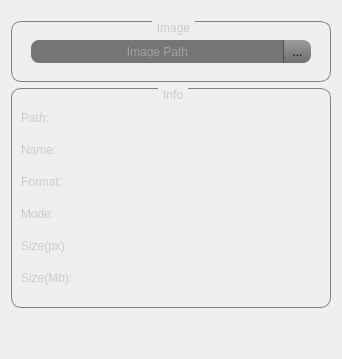
      <widget class="QWidget" name="tab">
       <attribute name="title">
        <string>Image</string>
       </attribute>
       <layout class="QGridLayout" name="gridLayout_2">
        <item row="0" column="0">
         <spacer name="verticalSpacer_8">
          <property name="orientation">
           <enum>Qt::Vertical</enum>
          </property>
          <property name="sizeType">
           <enum>QSizePolicy::Fixed</enum>
          </property>
          <property name="sizeHint" stdset="0">
           <size>
            <width>20</width>
            <height>10</height>
           </size>
          </property>
         </spacer>
        </item>
        <item row="1" column="0">
         <widget class="QGroupBox" name="groupBox">
          <property name="minimumSize">
           <size>
            <width>320</width>
            <height>61</height>
           </size>
          </property>
          <property name="maximumSize">
           <size>
            <width>320</width>
            <height>61</height>
           </size>
          </property>
          <property name="styleSheet">
           <string notr="true">QGroupBox {
    border: 1px solid gray;
    border-radius: 10px;
    margin-top: 1ex; /* leave space at the top for the title */
}
QGroupBox::title {
	color: rgb(203, 203, 203);
	subcontrol-origin: margin;
    subcontrol-position: top center; /* position at the top center */
    padding: 0 3px;
}
</string>
          </property>
          <property name="title">
           <string>Image</string>
          </property>
          <layout class="QGridLayout" name="gridLayout_36">
           <item row="0" column="0">
            <widget class="QFrame" name="fr_select_field">
             <property name="minimumSize">
              <size>
               <width>280</width>
               <height>25</height>
              </size>
             </property>
             <property name="maximumSize">
              <size>
               <width>280</width>
               <height>25</height>
              </size>
             </property>
             <property name="frameShape">
              <enum>QFrame::NoFrame</enum>
             </property>
             <property name="frameShadow">
              <enum>QFrame::Raised</enum>
             </property>
             <layout class="QGridLayout" name="gridLayout">
              <property name="leftMargin">
               <number>0</number>
              </property>
              <property name="topMargin">
               <number>0</number>
              </property>
              <property name="rightMargin">
               <number>0</number>
              </property>
              <property name="bottomMargin">
               <number>0</number>
              </property>
              <item row="0" column="0">
               <widget class="QLineEdit" name="fld_image_path">
                <property name="minimumSize">
                 <size>
                  <width>253</width>
                  <height>23</height>
                 </size>
                </property>
                <property name="maximumSize">
                 <size>
                  <width>253</width>
                  <height>23</height>
                 </size>
                </property>
                <property name="focusPolicy">
                 <enum>Qt::ClickFocus</enum>
                </property>
                <property name="styleSheet">
                 <string notr="true">QLineEdit{
color: rgb(203, 203, 203);
background-color: rgb(117, 117, 117);
border-top-left-radius: 8px;
border-bottom-left-radius: 8px;
padding: 5px;
}</string>
                </property>
                <property name="alignment">
                 <set>Qt::AlignCenter</set>
                </property>
                <property name="placeholderText">
                 <string>Image Path</string>
                </property>
               </widget>
              </item>
              <item row="0" column="2">
               <widget class="QToolButton" name="btn_image_path">
                <property name="minimumSize">
                 <size>
                  <width>28</width>
                  <height>23</height>
                 </size>
                </property>
                <property name="maximumSize">
                 <size>
                  <width>28</width>
                  <height>23</height>
                 </size>
                </property>
                <property name="styleSheet">
                 <string notr="true">QToolButton { /* all types of tool button */
 	border-left:1px solid rgb(75, 75, 75);
    border-top-right-radius: 8px;
    border-bottom-right-radius: 8px;
	background-color: qlineargradient(spread:pad, x1:0.489045, y1:1, x2:0.472, y2:0, stop:0 rgba(111, 111, 111, 255), stop:1 rgba(155, 155, 155, 255));
}
QToolButton:pressed {
	background-color: qlineargradient(spread:pad, x1:0.489045, y1:1, x2:0.472, y2:0, stop:0 rgba(158, 158, 158, 255), stop:1 rgba(203, 203, 203, 255));
}
QToolButton:hover {
	background-color: qlineargradient(spread:pad, x1:0.489045, y1:1, x2:0.472, y2:0, stop:0 rgba(158, 158, 158, 255), stop:1 rgba(203, 203, 203, 255));
}</string>
                </property>
                <property name="text">
                 <string>...</string>
                </property>
               </widget>
              </item>
             </layout>
            </widget>
           </item>
          </layout>
         </widget>
        </item>
        <item row="2" column="0">
         <widget class="QGroupBox" name="grb_image_info">
          <property name="minimumSize">
           <size>
            <width>320</width>
            <height>220</height>
           </size>
          </property>
          <property name="maximumSize">
           <size>
            <width>16777215</width>
            <height>16777215</height>
           </size>
          </property>
          <property name="styleSheet">
           <string notr="true">QGroupBox {
    border: 1px solid gray;
    border-radius: 10px;
    margin-top: 1ex; /* leave space at the top for the title */
}
QGroupBox::title {
	color: rgb(203, 203, 203);
	subcontrol-origin: margin;
    subcontrol-position: top center; /* position at the top center */
    padding: 0 3px;
}
</string>
          </property>
          <property name="title">
           <string>Info</string>
          </property>
          <property name="alignment">
           <set>Qt::AlignCenter</set>
          </property>
          <layout class="QGridLayout" name="gridLayout_12">
           <item row="0" column="0">
            <widget class="QFrame" name="fr_image_info">
             <property name="minimumSize">
              <size>
               <width>150</width>
               <height>150</height>
              </size>
             </property>
             <property name="maximumSize">
              <size>
               <width>16777215</width>
               <height>16777215</height>
              </size>
             </property>
             <property name="frameShape">
              <enum>QFrame::NoFrame</enum>
             </property>
             <property name="frameShadow">
              <enum>QFrame::Raised</enum>
             </property>
             <layout class="QGridLayout" name="gridLayout_11">
              <property name="leftMargin">
               <number>0</number>
              </property>
              <property name="topMargin">
               <number>0</number>
              </property>
              <property name="rightMargin">
               <number>0</number>
              </property>
              <property name="bottomMargin">
               <number>0</number>
              </property>
              <property name="spacing">
               <number>0</number>
              </property>
              <item row="4" column="0">
               <widget class="QFrame" name="fr_size_px">
                <property name="minimumSize">
                 <size>
                  <width>150</width>
                  <height>25</height>
                 </size>
                </property>
                <property name="maximumSize">
                 <size>
                  <width>16777215</width>
                  <height>25</height>
                 </size>
                </property>
                <property name="frameShape">
                 <enum>QFrame::NoFrame</enum>
                </property>
                <property name="frameShadow">
                 <enum>QFrame::Raised</enum>
                </property>
                <layout class="QGridLayout" name="gridLayout_7">
                 <property name="leftMargin">
                  <number>0</number>
                 </property>
                 <property name="topMargin">
                  <number>0</number>
                 </property>
                 <property name="rightMargin">
                  <number>0</number>
                 </property>
                 <property name="bottomMargin">
                  <number>0</number>
                 </property>
                 <item row="0" column="0">
                  <widget class="QLabel" name="l_size_px">
                   <property name="minimumSize">
                    <size>
                     <width>60</width>
                     <height>25</height>
                    </size>
                   </property>
                   <property name="maximumSize">
                    <size>
                     <width>60</width>
                     <height>25</height>
                    </size>
                   </property>
                   <property name="styleSheet">
                    <string notr="true">QLabel{	color: rgb(203, 203, 203);}</string>
                   </property>
                   <property name="text">
                    <string>Size(px):</string>
                   </property>
                  </widget>
                 </item>
                 <item row="0" column="1">
                  <widget class="QLabel" name="l_t_size_px">
                   <property name="minimumSize">
                    <size>
                     <width>80</width>
                     <height>25</height>
                    </size>
                   </property>
                   <property name="maximumSize">
                    <size>
                     <width>16777215</width>
                     <height>25</height>
                    </size>
                   </property>
                   <property name="styleSheet">
                    <string notr="true">QLabel{	color: rgb(203, 203, 203);}</string>
                   </property>
                   <property name="text">
                    <string/>
                   </property>
                  </widget>
                 </item>
                </layout>
               </widget>
              </item>
              <item row="3" column="0">
               <widget class="QFrame" name="fr_mode">
                <property name="minimumSize">
                 <size>
                  <width>150</width>
                  <height>25</height>
                 </size>
                </property>
                <property name="maximumSize">
                 <size>
                  <width>16777215</width>
                  <height>25</height>
                 </size>
                </property>
                <property name="frameShape">
                 <enum>QFrame::NoFrame</enum>
                </property>
                <property name="frameShadow">
                 <enum>QFrame::Raised</enum>
                </property>
                <layout class="QGridLayout" name="gridLayout_10">
                 <property name="leftMargin">
                  <number>0</number>
                 </property>
                 <property name="topMargin">
                  <number>0</number>
                 </property>
                 <property name="rightMargin">
                  <number>0</number>
                 </property>
                 <property name="bottomMargin">
                  <number>0</number>
                 </property>
                 <item row="0" column="0">
                  <widget class="QLabel" name="l_mode">
                   <property name="minimumSize">
                    <size>
                     <width>60</width>
                     <height>25</height>
                    </size>
                   </property>
                   <property name="maximumSize">
                    <size>
                     <width>60</width>
                     <height>25</height>
                    </size>
                   </property>
                   <property name="styleSheet">
                    <string notr="true">QLabel{	color: rgb(203, 203, 203);}</string>
                   </property>
                   <property name="text">
                    <string>Mode:</string>
                   </property>
                  </widget>
                 </item>
                 <item row="0" column="1">
                  <widget class="QLabel" name="l_t_mode">
                   <property name="minimumSize">
                    <size>
                     <width>80</width>
                     <height>25</height>
                    </size>
                   </property>
                   <property name="maximumSize">
                    <size>
                     <width>16777215</width>
                     <height>25</height>
                    </size>
                   </property>
                   <property name="styleSheet">
                    <string notr="true">QLabel{	color: rgb(203, 203, 203);}</string>
                   </property>
                   <property name="text">
                    <string/>
                   </property>
                  </widget>
                 </item>
                </layout>
               </widget>
              </item>
              <item row="1" column="0">
               <widget class="QFrame" name="fr_name">
                <property name="minimumSize">
                 <size>
                  <width>150</width>
                  <height>25</height>
                 </size>
                </property>
                <property name="maximumSize">
                 <size>
                  <width>16777215</width>
                  <height>25</height>
                 </size>
                </property>
                <property name="frameShape">
                 <enum>QFrame::NoFrame</enum>
                </property>
                <property name="frameShadow">
                 <enum>QFrame::Raised</enum>
                </property>
                <layout class="QGridLayout" name="gridLayout_8">
                 <property name="leftMargin">
                  <number>0</number>
                 </property>
                 <property name="topMargin">
                  <number>0</number>
                 </property>
                 <property name="rightMargin">
                  <number>0</number>
                 </property>
                 <property name="bottomMargin">
                  <number>0</number>
                 </property>
                 <item row="1" column="1">
                  <widget class="QLabel" name="l_t_name">
                   <property name="minimumSize">
                    <size>
                     <width>80</width>
                     <height>25</height>
                    </size>
                   </property>
                   <property name="maximumSize">
                    <size>
                     <width>16777215</width>
                     <height>25</height>
                    </size>
                   </property>
                   <property name="styleSheet">
                    <string notr="true">QLabel{	color: rgb(203, 203, 203);}</string>
                   </property>
                   <property name="text">
                    <string/>
                   </property>
                  </widget>
                 </item>
                 <item row="1" column="0">
                  <widget class="QLabel" name="l_name">
                   <property name="minimumSize">
                    <size>
                     <width>60</width>
                     <height>25</height>
                    </size>
                   </property>
                   <property name="maximumSize">
                    <size>
                     <width>60</width>
                     <height>25</height>
                    </size>
                   </property>
                   <property name="styleSheet">
                    <string notr="true">QLabel{	color: rgb(203, 203, 203);}</string>
                   </property>
                   <property name="text">
                    <string>Name:</string>
                   </property>
                  </widget>
                 </item>
                </layout>
               </widget>
              </item>
              <item row="2" column="0">
               <widget class="QFrame" name="fr_format">
                <property name="minimumSize">
                 <size>
                  <width>150</width>
                  <height>25</height>
                 </size>
                </property>
                <property name="maximumSize">
                 <size>
                  <width>16777215</width>
                  <height>25</height>
                 </size>
                </property>
                <property name="frameShape">
                 <enum>QFrame::NoFrame</enum>
                </property>
                <property name="frameShadow">
                 <enum>QFrame::Raised</enum>
                </property>
                <layout class="QGridLayout" name="gridLayout_9">
                 <property name="leftMargin">
                  <number>0</number>
                 </property>
                 <property name="topMargin">
                  <number>0</number>
                 </property>
                 <property name="rightMargin">
                  <number>0</number>
                 </property>
                 <property name="bottomMargin">
                  <number>0</number>
                 </property>
                 <item row="0" column="0">
                  <widget class="QLabel" name="l_format">
                   <property name="minimumSize">
                    <size>
                     <width>60</width>
                     <height>25</height>
                    </size>
                   </property>
                   <property name="maximumSize">
                    <size>
                     <width>60</width>
                     <height>25</height>
                    </size>
                   </property>
                   <property name="styleSheet">
                    <string notr="true">QLabel{	color: rgb(203, 203, 203);}</string>
                   </property>
                   <property name="text">
                    <string>Format:</string>
                   </property>
                  </widget>
                 </item>
                 <item row="0" column="1">
                  <widget class="QLabel" name="l_t_format">
                   <property name="minimumSize">
                    <size>
                     <width>80</width>
                     <height>25</height>
                    </size>
                   </property>
                   <property name="maximumSize">
                    <size>
                     <width>16777215</width>
                     <height>25</height>
                    </size>
                   </property>
                   <property name="styleSheet">
                    <string notr="true">QLabel{	color: rgb(203, 203, 203);}</string>
                   </property>
                   <property name="text">
                    <string/>
                   </property>
                  </widget>
                 </item>
                </layout>
               </widget>
              </item>
              <item row="5" column="0">
               <widget class="QFrame" name="fr_size_mb">
                <property name="minimumSize">
                 <size>
                  <width>150</width>
                  <height>25</height>
                 </size>
                </property>
                <property name="maximumSize">
                 <size>
                  <width>16777215</width>
                  <height>25</height>
                 </size>
                </property>
                <property name="frameShape">
                 <enum>QFrame::NoFrame</enum>
                </property>
                <property name="frameShadow">
                 <enum>QFrame::Raised</enum>
                </property>
                <layout class="QGridLayout" name="gridLayout_6">
                 <property name="leftMargin">
                  <number>0</number>
                 </property>
                 <property name="topMargin">
                  <number>0</number>
                 </property>
                 <property name="rightMargin">
                  <number>0</number>
                 </property>
                 <property name="bottomMargin">
                  <number>0</number>
                 </property>
                 <item row="0" column="0">
                  <widget class="QLabel" name="l_size_mb">
                   <property name="minimumSize">
                    <size>
                     <width>60</width>
                     <height>25</height>
                    </size>
                   </property>
                   <property name="maximumSize">
                    <size>
                     <width>60</width>
                     <height>25</height>
                    </size>
                   </property>
                   <property name="styleSheet">
                    <string notr="true">QLabel{	color: rgb(203, 203, 203);}</string>
                   </property>
                   <property name="text">
                    <string>Size(Mb):</string>
                   </property>
                  </widget>
                 </item>
                 <item row="0" column="1">
                  <widget class="QLabel" name="l_t_size_mb">
                   <property name="minimumSize">
                    <size>
                     <width>80</width>
                     <height>25</height>
                    </size>
                   </property>
                   <property name="maximumSize">
                    <size>
                     <width>16777215</width>
                     <height>25</height>
                    </size>
                   </property>
                   <property name="styleSheet">
                    <string notr="true">QLabel{	color: rgb(203, 203, 203);}</string>
                   </property>
                   <property name="text">
                    <string/>
                   </property>
                  </widget>
                 </item>
                </layout>
               </widget>
              </item>
              <item row="0" column="0">
               <widget class="QFrame" name="fr_path">
                <property name="minimumSize">
                 <size>
                  <width>150</width>
                  <height>25</height>
                 </size>
                </property>
                <property name="maximumSize">
                 <size>
                  <width>16777215</width>
                  <height>25</height>
                 </size>
                </property>
                <property name="frameShape">
                 <enum>QFrame::NoFrame</enum>
                </property>
                <property name="frameShadow">
                 <enum>QFrame::Raised</enum>
                </property>
                <layout class="QGridLayout" name="gridLayout_30">
                 <property name="leftMargin">
                  <number>0</number>
                 </property>
                 <property name="topMargin">
                  <number>0</number>
                 </property>
                 <property name="rightMargin">
                  <number>0</number>
                 </property>
                 <property name="bottomMargin">
                  <number>0</number>
                 </property>
                 <item row="0" column="0">
                  <widget class="QLabel" name="l_path">
                   <property name="minimumSize">
                    <size>
                     <width>60</width>
                     <height>25</height>
                    </size>
                   </property>
                   <property name="maximumSize">
                    <size>
                     <width>60</width>
                     <height>25</height>
                    </size>
                   </property>
                   <property name="styleSheet">
                    <string notr="true">QLabel{	color: rgb(203, 203, 203);}</string>
                   </property>
                   <property name="text">
                    <string>Path:</string>
                   </property>
                  </widget>
                 </item>
                 <item row="0" column="1">
                  <widget class="QLabel" name="l_t_path">
                   <property name="minimumSize">
                    <size>
                     <width>80</width>
                     <height>25</height>
                    </size>
                   </property>
                   <property name="maximumSize">
                    <size>
                     <width>16777215</width>
                     <height>25</height>
                    </size>
                   </property>
                   <property name="toolTip">
                    <string/>
                   </property>
                   <property name="statusTip">
                    <string/>
                   </property>
                   <property name="whatsThis">
                    <string/>
                   </property>
                   <property name="accessibleName">
                    <string/>
                   </property>
                   <property name="accessibleDescription">
                    <string/>
                   </property>
                   <property name="styleSheet">
                    <string notr="true">QLabel{	color: rgb(203, 203, 203);}</string>
                   </property>
                   <property name="text">
                    <string/>
                   </property>
                   <property name="textFormat">
                    <enum>Qt::AutoText</enum>
                   </property>
                   <property name="scaledContents">
                    <bool>false</bool>
                   </property>
                   <property name="wordWrap">
                    <bool>false</bool>
                   </property>
                   <property name="openExternalLinks">
                    <bool>false</bool>
                   </property>
                   <property name="buddy">
                    <cstring></cstring>
                   </property>
                  </widget>
                 </item>
                </layout>
               </widget>
              </item>
             </layout>
            </widget>
           </item>
          </layout>
         </widget>
        </item>
        <item row="3" column="0">
         <spacer name="verticalSpacer_3">
          <property name="orientation">
           <enum>Qt::Vertical</enum>
          </property>
          <property name="sizeHint" stdset="0">
           <size>
            <width>20</width>
            <height>40</height>
           </size>
          </property>
         </spacer>
        </item>
       </layout>
      </widget>
